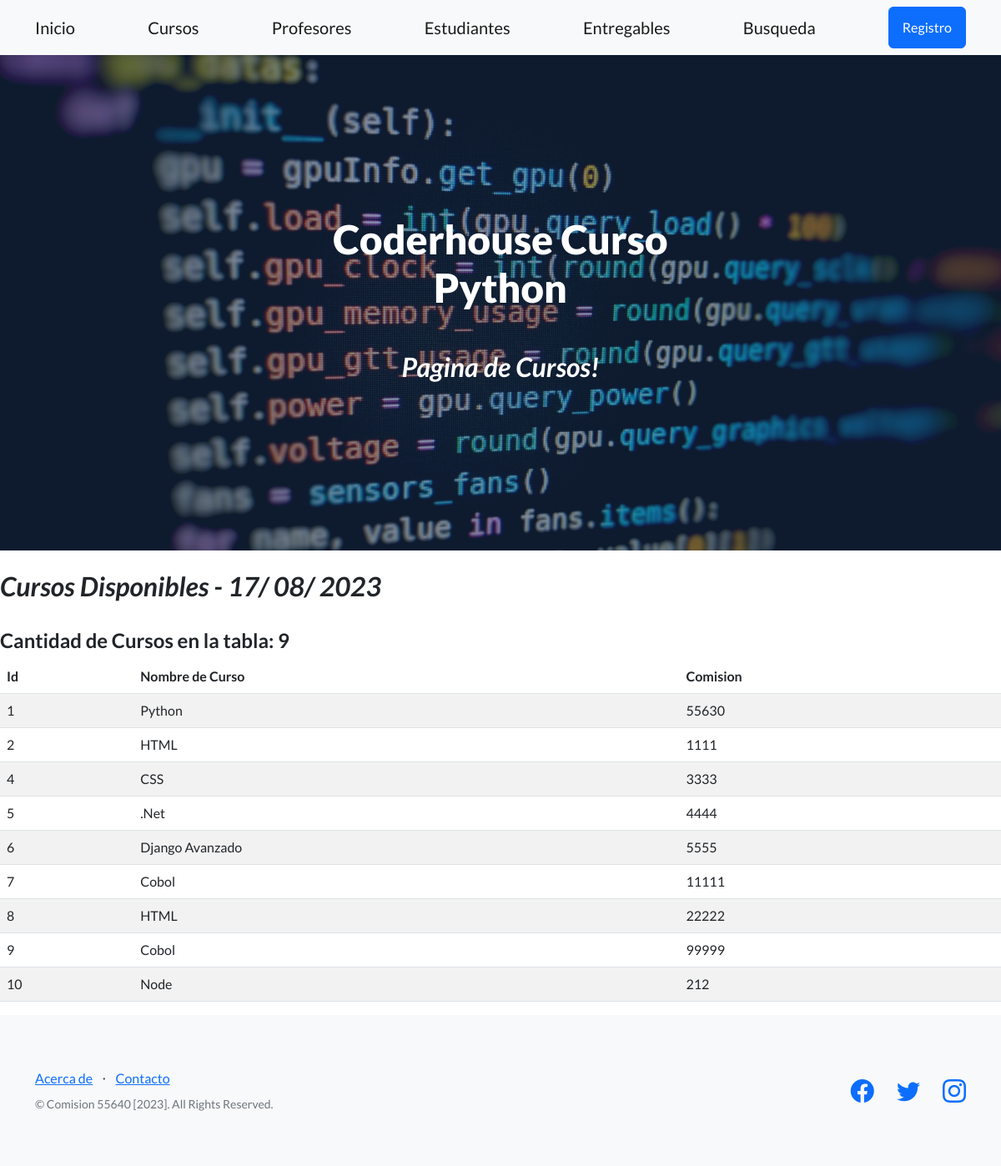
Screenshot of /cursos/ with the database file from the repository.
### aplicacion/models.py (models this page shows, shortened)
class Curso(models.Model):
    nombre = models.CharField(max_length=50)
    comision = models.IntegerField()

### aplicacion/views.py (the view)
# urls.py: path('cursos/', cursos, name='cursos'),
def cursos(request):
    contexto = {'cursos': Curso.objects.all(), 'titulo': 'Cursos Disponibles -', 'comisiones': ['55630', '55640'] }
    return render(request, 'aplicacion/cursos.html', contexto)

### aplicacion/templates/aplicacion/cursos.html (shortened to what this page needs)
{% extends 'aplicacion/base.html' %}
{% load  static %}
{% block titulo %}
    <h2><i>Pagina de Cursos!</i></h2>
{% endblock titulo %}
{% block contenido %}
    <br>
    <h2><i>{{ titulo }} {% now "d/ m/ Y" %}</i></h2>
    <br>
    <h4>Cantidad de Cursos en la tabla: {{cursos|length}}</h4>
    <table class="table table-striped">
        <thead>
            <tr>
                <th>Id</th>
                <th>Nombre de Curso</th>
                <th>Comision</th>
            </tr>
        </thead>
        <tbody>
    {% for c in cursos %}
            <tr>
                <td>{{ c.id }}</td>
                <td>{{ c.nombre }}</td>
                <td>{{ c.comision }}</td>
            </tr>
    {% endfor %}
        </tbody>
    </table>
{% endblock contenido %}

### aplicacion/templates/aplicacion/base.html (shortened to what this page needs)
<!DOCTYPE html>
{% load static %}
<html lang="en">
    <head>
        <link href="https://cdn.jsdelivr.net/npm/bootstrap-icons@1.5.0/font/bootstrap-icons.css" rel="stylesheet" type="text/css" />
        <link href="https://cdn.jsdelivr.net/npm/bootstrap@5.2.3/dist/css/bootstrap.min.css" rel="stylesheet" type="text/css" />
        <link href="{% static 'aplicacion/css/styles.css' %}" rel="stylesheet" />
    </head>
    <body>
        <nav class="navbar navbar-light bg-light static-top">
            <div class="container">
                <a class="navbar-brand" href="{% url 'home' %}">Inicio</a>
                <a class="navbar-brand" href="{% url 'cursos' %}">Cursos</a>
                <a class="navbar-brand" href="{% url 'profesores' %}">Profesores</a>
                <a class="navbar-brand" href="{% url 'estudiantes' %}">Estudiantes</a>
                <a class="navbar-brand" href="{% url 'entregables' %}">Entregables</a>
                <a class="navbar-brand" href="{% url 'buscar_comision' %}">Busqueda</a>
                <a class="btn btn-primary" href="#signup">Registro</a>
            </div>
        </nav>
        <header class="masthead">
            <div class="container position-relative">
                <div class="row justify-content-center">
                    <div class="col-xl-6">
                        <div class="text-center text-white">
                            <h1 class="mb-5"><b>Coderhouse Curso Python</b></h1>
                            <h2>
                            {% block titulo %}
                            {% endblock titulo %}
                            </h2>
                        </div>
                    </div>
                </div>
            </div>
        </header>
        {% block contenido %}
        {% endblock contenido %}
        <footer class="footer bg-light">
            <div class="container">
                <div class="row">
                    <div class="col-lg-6 h-100 text-center text-lg-start my-auto">
                        <ul class="list-inline mb-2">
                            <li class="list-inline-item"><a href="#!">Acerca de</a></li>
                            <li class="list-inline-item">⋅</li>
                            <li class="list-inline-item"><a href="#!">Contacto</a></li>
                        </ul>
                        <p class="text-muted small mb-4 mb-lg-0">&copy; Comision 55640 [2023]. All Rights Reserved.</p>
                    </div>
                    <div class="col-lg-6 h-100 text-center text-lg-end my-auto">
                        <ul class="list-inline mb-0">
                            <li class="list-inline-item me-4">
                                <a href="#!"><i class="bi-facebook fs-3"></i></a>
                            </li>
                            <li class="list-inline-item me-4">
                                <a href="#!"><i class="bi-twitter fs-3"></i></a>
                            </li>
                            <li class="list-inline-item">
                                <a href="#!"><i class="bi-instagram fs-3"></i></a>
                            </li>
                        </ul>
                    </div>
                </div>
            </div>
        </footer>
    </body>
</html>

### rows the page displays
Curso: id "1", nombre "Python", comision "55630"
Curso: id "2", nombre "HTML", comision "1111"
Curso: id "4", nombre "CSS", comision "3333"
Curso: id "5", nombre ".Net", comision "4444"
Curso: id "6", nombre "Django Avanzado", comision "5555"
Curso: id "7", nombre "Cobol", comision "11111"
Curso: id "8", nombre "HTML", comision "22222"
Curso: id "9", nombre "Cobol", comision "99999"
Curso: id "10", nombre "Node", comision "212"

### other values shown
{{ titulo }} "Cursos Disponibles -"
{{ cursos|length }} "9"
